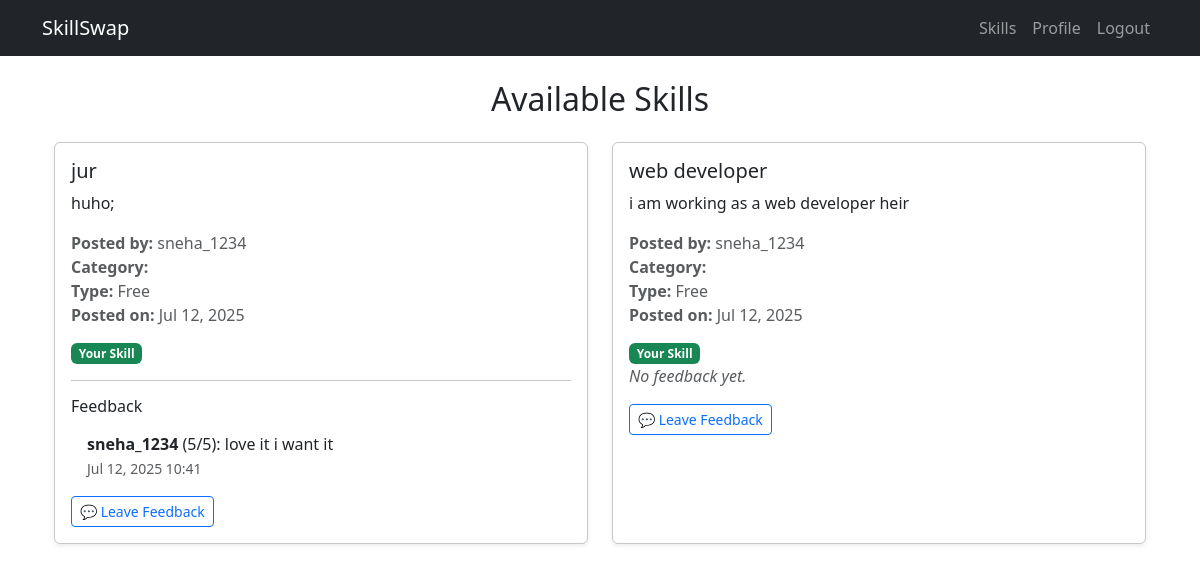
The page /skills/ (signed in) on the database its author committed.
### skills/models.py (models this page shows, shortened)
class Skill(models.Model):
    user = models.ForeignKey(User, on_delete=models.CASCADE)
    title = models.CharField(max_length=200)
    description = models.TextField()
    category = models.ForeignKey(Category, on_delete=models.SET_NULL, null=True, blank=True)
    is_free = models.BooleanField(default=True)
    created_at = models.DateTimeField(auto_now_add=True)

### feedback/models.py (models this page shows, shortened)
class Feedback(models.Model):
    skill = models.ForeignKey(Skill, on_delete=models.CASCADE, related_name='feedbacks')
    user = models.ForeignKey(User, on_delete=models.CASCADE)
    comment = models.TextField()
    rating = models.PositiveIntegerField(default=5)  # 1 to 5 stars
    created_at = models.DateTimeField(auto_now_add=True)

### skills/views.py (the view)
# urls.py: path('', views.skill_list, name='skill_list'),
def skill_list(request):
    skills = Skill.objects.all().order_by('-created_at')
    return render(request, 'skills/skill_list.html', {'skills': skills})

### templates/skills/skill_list.html (shortened to what this page needs)
{% extends 'base.html' %}
{% block content %}
<div class="container">
    <h2 class="text-center mb-4">Available Skills</h2>
    {% if skills %}
        <div class="row row-cols-1 row-cols-md-2 g-4">
            {% for skill in skills %}
            <div class="col">
                <div class="card h-100 shadow-sm border border-secondary-subtle">
                    <div class="card-body">
                        <h5 class="card-title">{{ skill.title }}</h5>
                        <p class="card-text">{{ skill.description }}</p>
                        <p class="text-muted mb-2">
                            <strong>Posted by:</strong> {{ skill.user.username }}<br>
                            <strong>Category:</strong> {{ skill.category.name }}<br>
                            <strong>Type:</strong> {% if skill.is_free %}Free{% else %}Paid{% endif %}<br>
                            <strong>Posted on:</strong> {{ skill.created_at|date:"M d, Y" }}
                        </p>
                        {% if skill.user != user %}
                        <a href="{% url 'initiate_swap' skill.id skill.user.id %}" class="btn btn-sm btn-outline-warning mt-2">
                            🔁 Request Swap
                        </a>
                        {% else %}
                        <span class="badge bg-success mt-2">Your Skill</span>
                        {% endif %}
                        {% if skill.feedbacks.exists %}
                        <hr>
                        <h6 class="mt-3">Feedback</h6>
                        <ul class="list-group list-group-flush mb-2">
                            {% for feedback in skill.feedbacks.all %}
                            <li class="list-group-item">
                                <strong>{{ feedback.user.username }}</strong> ({{ feedback.rating }}/5): {{ feedback.comment }}
                                <br>
                                <small class="text-muted">{{ feedback.created_at|date:"M d, Y H:i" }}</small>
                            </li>
                            {% endfor %}
                        </ul>
                        {% else %}
                        <p class="text-muted"><em>No feedback yet.</em></p>
                        {% endif %}
                        <a href="{% url 'leave_feedback' skill.id %}" class="btn btn-sm btn-outline-primary">💬 Leave Feedback</a>
                    </div>
                </div>
            </div>
            {% endfor %}
        </div>
    {% else %}
        <p class="text-center text-muted">No skills have been posted yet.</p>
    {% endif %}
</div>
{% endblock %}

### rows shown on the page
Skill: title "jur", description "huho;", user.username "sneha_1234", is_free "Free", created_at "Jul 12, 2025", shows "Your Skill"
Feedback: user.username "sneha_1234", rating "5", comment "love it i want it", created_at "Jul 12, 2025 10:41"
Skill: title "web developer", description "i am working as a web developer heir", user.username "sneha_1234", is_free "Free", created_at "Jul 12, 2025", shows "Your Skill", shows "No feedback yet."
